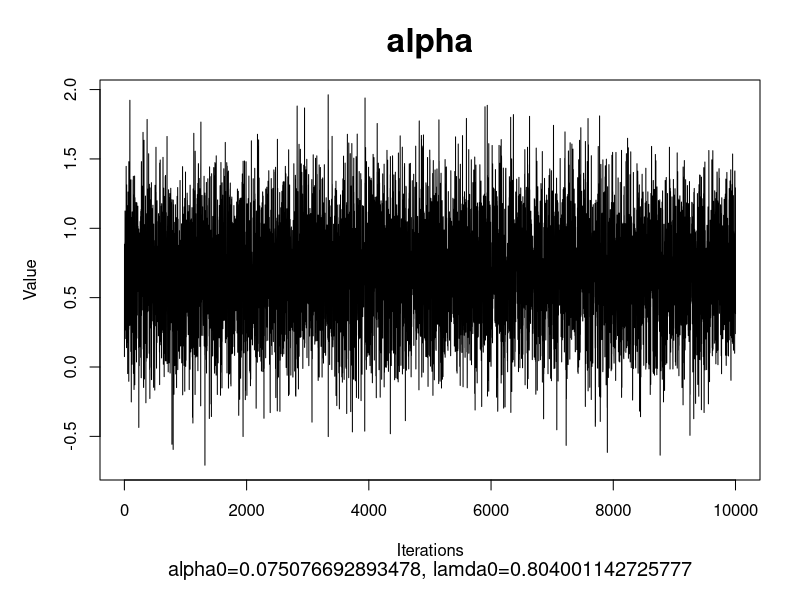
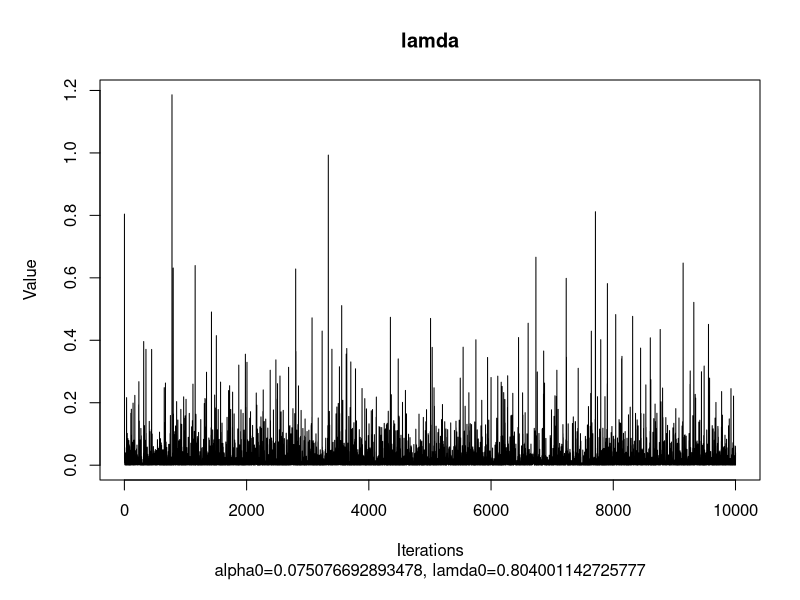

These figures' R source, in order:
shape0 = 1
rate0 = 1
alpha = rgamma(1, shape0, 0.5)
lamda = rgamma(1, shape0, rate0)

y = c(65, 156, 100, 134, 16, 108, 121, 4, 39, 143, 56, 26, 1, 1, 5, 65)

alpha0 = alpha; #alpha = alpha0
lamda0 = lamda; #lamda = lamda0
alpha.store = alpha
lamda.store = lamda

n = 10000
for(i in 1:n){
	#sample lamda ~ Gamma(shape, rate/(1+rate*yi^alpha))
	#rate = rate/(1+rate*sum(y^alpha))
	shape = shape0+1
	rate = rate0+sum(y^alpha)
	lamda = rgamma(1, shape, rate)
	lamda.store = c(lamda.store, lamda)
	
	#sample alpha
	alpha.n = rnorm(1, mean(alpha.store), 0.5)

	p.old = 1
	for(yj in y){
		p.old = p.old*(lamda*alpha*yj^(alpha-1)*exp(-lamda*yj^alpha))
	}
	p.new = 1
	for(yj in y){
		p.new = p.new*(lamda*alpha.n*yj^(alpha.n-1)*exp(-lamda*yj^alpha.n))
	}
	q.old = dnorm(alpha, mean(alpha.store), 0.5)
	q.new = dnorm(alpha.n, mean(alpha.store), 0.5)
	if(q.new>0 & q.old>0){
		ratio = q.new/q.old
	}else{
		ratio = 1
	}
	if(ratio >= 1){
		alpha = alpha.n
	}else{
		u = runif(1)
		if(ratio > u){
			alpha = alpha.n
		}
	}
	alpha.store = c(alpha.store, alpha)
}
par(mar=c(6,5,4,2))
plot(alpha.store, main="alpha", xlab="Iterations", ylab="Value", type="l", sub=paste("alpha0=",alpha0,", lamda0=",lamda0, sep=""), cex.main=2, cex.lab=1, cex.sub=1.2)
plot(lamda.store, main="lamda", xlab="Iterations", ylab="Value", type="l", sub=paste("alpha0=",alpha0,", lamda0=",lamda0, sep=""))

y.m = median(y)
p.m = lamda*alpha*y.m^(alpha-1)*exp(-lamda*y.m^alpha)

y.t = 24
p = lamda*alpha*y.t^(alpha-1)*exp(-lamda*y.t^alpha)
